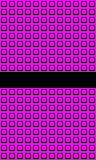

The image is a tile-based game level rendered from a .tmx file. Its description and source (layers, tilesets, objects; grid data summarised) follow:
An orthogonal 12x20 tile map with 8x8 px tiles, 1 tile layer (main) and 12 objects (12x block).

<map version="1.0" orientation="orthogonal" renderorder="right-down" width="12" height="20" tilewidth="8" tileheight="8" nextobjectid="56">
 <properties>
  <property name="L" type="int" value="2" />
  <property name="R" type="int" value="2" />
  <property name="type" value="tunnel" />
 </properties>
 <tileset firstgid="1" name="tiles" tilewidth="8" tileheight="8" tilecount="24" columns="6">
  <image source="../../../images/tiles.png" width="48" height="32" />
  <tile id="1">
   <properties>
    <property name="type" value="open" />
   </properties>
  </tile>
 </tileset>
 <layer name="main" width="12" height="20">
  <data>[240 cells, 216 non-empty, 1 distinct tile ids]</data>
 </layer>
 <objectgroup name="objects" />
 <objectgroup name="hazards">
  <object id="39" type="block" gid="4" x="40" y="80" width="8" height="8" />
  <object id="41" type="block" gid="4" x="32" y="80" width="8" height="8" />
  <object id="42" type="block" gid="4" x="24" y="80" width="8" height="8" />
  <object id="44" type="block" gid="4" x="40" y="88" width="8" height="8" />
  <object id="45" type="block" gid="4" x="24" y="88" width="8" height="8" />
  <object id="46" type="block" gid="4" x="32" y="88" width="8" height="8" />
  <object id="49" type="block" gid="4" x="56" y="80" width="8" height="8" />
  <object id="50" type="block" gid="4" x="64" y="80" width="8" height="8" />
  <object id="51" type="block" gid="4" x="48" y="80" width="8" height="8" />
  <object id="53" type="block" gid="4" x="56" y="88" width="8" height="8" />
  <object id="54" type="block" gid="4" x="64" y="88" width="8" height="8" />
  <object id="55" type="block" gid="4" x="48" y="88" width="8" height="8" />
 </objectgroup>
</map>
